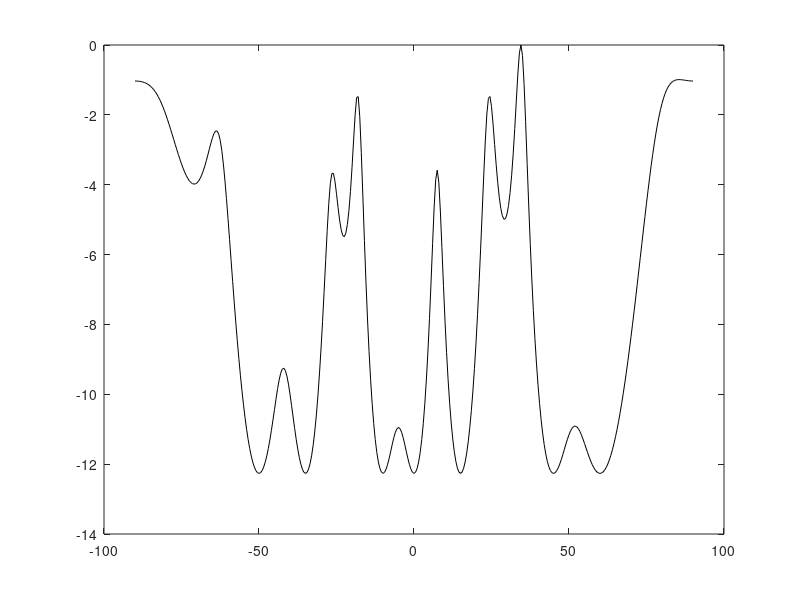

Reproduce this figure in MATLAB.
clear all;
clc;

D = 7;
c = 340;
f = 40000;
fs = 90000;
sample = 0:300;
lambda = c/f;
d = lambda/2;
arrayN = 16;
arrayK = -arrayN/2:arrayN/2-1;
sinTheta = lambda * arrayK / (d * arrayN);
cosSignal = 2.5*cos(2*pi*sample*f/fs);
sinSignal = sin(2*pi*sample*f/fs);
%dirD = [-80, -60, -45, -30, -15, 0, 10, 20, 35, 50, 60, 75]/180*pi;
dirD = [ -60, -45, -15, 0, 10, 35, 50]/180*pi;
%dirD = [-45, 0, 10]/180*pi;

vTheta = zeros(arrayN, 1);
A = zeros(arrayN, D);
Rxx = zeros(arrayN, arrayN);

for k = 1:D
    sin(dirD(1, k));
    for i = 1:arrayN
        vTheta(i, 1) = exp(-1j*(i-1)*(2*pi*d/lambda)*sin(dirD(1, k)));
    end
    A(:,k) = vTheta(:,1);
end

SSH = zeros(D,D);

sample = 4;
sigma2 = 0.01; % Noise variance
n = sqrt(sigma2)*(randn(arrayN,sample) + 1j*randn(arrayN,sample))/sqrt(2);

a = cosSignal(1,1:sample);
b = 2;
c = 5;
a1 = 1;
a2 = sin(2*pi/(2*sample)*(1:sample));
a3 = sin(2*pi/(3*sample)*(1:sample));
a4 = sin(2*pi/(4*sample)*(1:sample));
a5 = sin(2*pi/(5*sample)*(1:sample));
a6 = sin(2*pi/(6*sample)*(1:sample));
a7 = cos(2*pi/(1*sample)*(1:sample));
a8 = cos(2*pi/(1.5*sample)*(1:sample));
a9 = cos(2*pi/(2.0*sample)*(1:sample));
a10 = cos(2*pi/(2.5*sample)*(1:sample));
a11 = cos(2*pi/(3.0*sample)*(1:sample));
a12 = cos(2*pi/(3.5*sample)*(1:sample));
S1 = 5 * a1.*exp(-j*2*pi*f/fs*(1:sample));
S2 = 2 * a2.*exp(-j*2*pi*f/fs*(1+b:sample+b));
S3 = 1 * a3.*exp(-j*2*pi*f/fs*(1+c:sample+c));
S4 = 1 * a4.*exp(-j*2*pi*f/fs*(1+b+c:sample+b+c));
S5 = 1 * a5.*exp(-j*2*pi*f/fs*(1-b+c:sample-b+c));
S6 = 1 * a6.*exp(-j*2*pi*f/fs*(1+2*c:sample+2*c));
S7 = 1 * a7.*exp(-j*2*pi*f/fs*(1+2*b:sample+2*b));
S8 = 1 * a8.*exp(-j*2*pi*f/fs*(1+3*c:sample+3*c));
S9 = 1 * a9.*exp(-j*2*pi*f/fs*(1-c:sample-c));
S10 = 1 * a10.*exp(-j*2*pi*f/fs*(1-2*b:sample-2*b));
S11 = 1 * a11.*exp(-j*2*pi*f/fs*(1+b-3*c:sample+b-3*c));
S12 = 1 * a12.*exp(-j*2*pi*f/fs*(1-2*b+c:sample-2*b+c));
%S = [real(S1); real(S2); real(S3); real(S4); real(S5); real(S6); real(S7); real(S8); real(S9); real(S10); real(S11); real(S12)];
S = [real(S1); real(S2); real(S3); real(S4); real(S5); real(S6); real(S7)];
%S = [real(S1); real(S2); real(S3)];
SSH = S * (S');
rankSSH = rank(SSH);
X = A * S;% + n;


% % ~Normal~
% Rxx = Rxx + X * (X)';
% Rxx = Rxx / sample;
% [E, Dim] = eig(Rxx);
% 
% theta=-90:0.5:90; %Peak search
% Pmusic = zeros(1, length(theta));
% EUnLeft = E(:,1:arrayN-D);
% for ii=1:length(theta)
%     SS=zeros(1,arrayN);
%     for jj=0:arrayN-1
%         SS(1+jj)=exp(j*2*jj*pi*d*sin(theta(ii)/180*pi)/lambda);
%     end
%     PP=SS*EUnLeft*EUnLeft'*SS';
%     Pmusic(ii)=abs(SS*SS'/ PP);
% end
% Pmusic=10*log10(Pmusic/max(Pmusic)); %Spatial spectrum function
% plot(theta,Pmusic,'-k')



 
% ~Spatial Smoothing~
arrayNSub = round((arrayN+1)/(1+0.5/sample));
%arrayNSub = 15;
subArrayN = arrayN - arrayNSub + 1;
RxxSS = zeros(arrayNSub, arrayNSub);
XbSS = zeros(arrayNSub, sample);
RxxbSS = zeros(arrayNSub, arrayNSub);
RxxSS2 = zeros(arrayNSub, arrayNSub);

for i = 1:subArrayN
    %RxxSS2 = X * (X)'
    RxxSS = RxxSS + X(i:arrayNSub+i-1,:) * X(i:arrayNSub+i-1,:)';
    XbSS = conj(flip(X(i:arrayNSub+i-1,:),1));
    RxxbSS = RxxbSS + power(XbSS * XbSS',1);
end

RxxSS = RxxSS / subArrayN;
RxxbSS = RxxbSS / subArrayN;
[ESS, DimSS] = eig((RxxSS+RxxbSS) / 2);
RxxSSCompare = imag(RxxSS - RxxSS2);
[ESS2, DimSS2] = eig(RxxSS2);
[ESS, DimSS] = eig(RxxSS);
DimSS = flip(DimSS, 1);
DimSS = flip(DimSS, 2);
ESS = flip(ESS, 1);
ESS = flip(ESS, 2);
ESSCompare = abs(ESS) - abs(ESS2);
DimSSCompare = DimSS - DimSS2;


theta=-90:0.5:90; %Peak search
Pmusic = zeros(1, length(theta));
ESSUnLeft = ESS(:,1:arrayNSub-D);

for ii=1:length(theta)
    SS=zeros(1,arrayNSub);
    for jj=0:arrayNSub-1
        SS(1+jj)=exp(1i*2*jj*pi*d*sin(theta(ii)/180*pi)/lambda);
    end
    PP=SS*ESSUnLeft*ESSUnLeft'*SS';
    Pmusic(ii)=abs(SS*SS'/ PP);
end

Pmusic=10*log10(Pmusic/max(Pmusic)); %Spatial spectrum function
plot(theta,Pmusic,'-k')